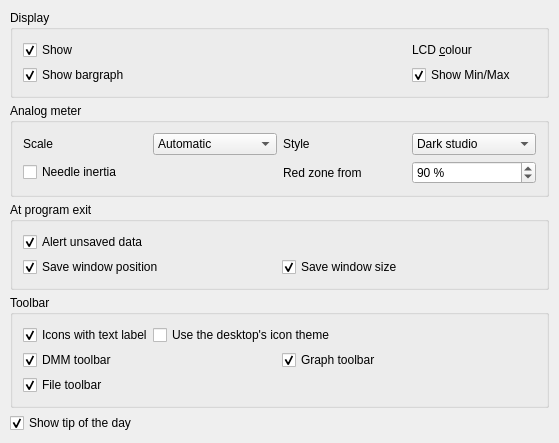
<?xml version="1.0" encoding="UTF-8"?>
<ui version="4.0">
 <class>UIGuiPrefs</class>
 <widget class="PrefWidget" name="UIGuiPrefs">
  <property name="geometry">
   <rect>
    <x>0</x>
    <y>0</y>
    <width>559</width>
    <height>401</height>
   </rect>
  </property>
  <property name="caption" stdset="0">
   <string/>
  </property>
  <layout class="QVBoxLayout">
   <property name="spacing">
    <number>5</number>
   </property>
   <property name="leftMargin">
    <number>10</number>
   </property>
   <property name="topMargin">
    <number>10</number>
   </property>
   <property name="rightMargin">
    <number>10</number>
   </property>
   <property name="bottomMargin">
    <number>10</number>
   </property>
   <item>
    <widget class="QGroupBox" name="GroupBox4">
     <property name="title">
      <string>Display</string>
     </property>
     <layout class="QGridLayout">
      <property name="leftMargin">
       <number>10</number>
      </property>
      <property name="topMargin">
       <number>10</number>
      </property>
      <property name="rightMargin">
       <number>10</number>
      </property>
      <property name="bottomMargin">
       <number>10</number>
      </property>
      <property name="spacing">
       <number>5</number>
      </property>
      <item row="1" column="0" colspan="2">
       <layout class="QHBoxLayout">
        <property name="spacing">
         <number>0</number>
        </property>
        <property name="leftMargin">
         <number>0</number>
        </property>
        <property name="topMargin">
         <number>0</number>
        </property>
        <property name="rightMargin">
         <number>0</number>
        </property>
        <property name="bottomMargin">
         <number>0</number>
        </property>
        <item>
         <widget class="QCheckBox" name="ui_showBar">
          <property name="text">
           <string>Show bargraph</string>
          </property>
          <property name="checked">
           <bool>true</bool>
          </property>
         </widget>
        </item>
        <item>
         <spacer name="Spacer34">
          <property name="orientation">
           <enum>Qt::Horizontal</enum>
          </property>
          <property name="sizeType">
           <enum>QSizePolicy::MinimumExpanding</enum>
          </property>
          <property name="sizeHint" stdset="0">
           <size>
            <width>20</width>
            <height>20</height>
           </size>
          </property>
         </spacer>
        </item>
       </layout>
      </item>
      <item row="1" column="2" colspan="2">
       <layout class="QHBoxLayout">
        <property name="spacing">
         <number>0</number>
        </property>
        <property name="leftMargin">
         <number>0</number>
        </property>
        <property name="topMargin">
         <number>0</number>
        </property>
        <property name="rightMargin">
         <number>0</number>
        </property>
        <property name="bottomMargin">
         <number>0</number>
        </property>
        <item>
         <widget class="QCheckBox" name="ui_showMinMax">
          <property name="text">
           <string>Show Min/Max</string>
          </property>
          <property name="checked">
           <bool>true</bool>
          </property>
         </widget>
        </item>
        <item>
         <spacer name="Spacer34_2">
          <property name="orientation">
           <enum>Qt::Horizontal</enum>
          </property>
          <property name="sizeType">
           <enum>QSizePolicy::MinimumExpanding</enum>
          </property>
          <property name="sizeHint" stdset="0">
           <size>
            <width>20</width>
            <height>20</height>
           </size>
          </property>
         </spacer>
        </item>
       </layout>
      </item>
      <item row="0" column="0">
       <widget class="QCheckBox" name="ui_showDisplay">
        <property name="sizePolicy">
         <sizepolicy hsizetype="MinimumExpanding" vsizetype="Fixed">
          <horstretch>0</horstretch>
          <verstretch>0</verstretch>
         </sizepolicy>
        </property>
        <property name="text">
         <string>Show</string>
        </property>
        <property name="checked">
         <bool>true</bool>
        </property>
       </widget>
      </item>
      <item row="0" column="1" colspan="2">
       <layout class="QHBoxLayout">
        <property name="spacing">
         <number>5</number>
        </property>
        <property name="leftMargin">
         <number>0</number>
        </property>
        <property name="topMargin">
         <number>0</number>
        </property>
        <property name="rightMargin">
         <number>0</number>
        </property>
        <property name="bottomMargin">
         <number>0</number>
        </property>
        <item>
         <widget class="ColorButton" name="ui_bgColorDisplay" native="true">
          <property name="minimumSize">
           <size>
            <width>50</width>
            <height>0</height>
           </size>
          </property>
          <property name="maximumSize">
           <size>
            <width>50</width>
            <height>32767</height>
           </size>
          </property>
          <property name="whatsThis">
           <string>Tint of the LCD face of the digital display. The default is a classic greenish LCD.</string>
          </property>
         </widget>
        </item>
        <item>
         <widget class="QLabel" name="TextLabel2_2_2">
          <property name="sizePolicy">
           <sizepolicy hsizetype="MinimumExpanding" vsizetype="Minimum">
            <horstretch>0</horstretch>
            <verstretch>0</verstretch>
           </sizepolicy>
          </property>
          <property name="text">
           <string>LCD &amp;colour</string>
          </property>
          <property name="alignment">
           <set>Qt::AlignLeading|Qt::AlignLeft|Qt::AlignVCenter</set>
          </property>
          <property name="wordWrap">
           <bool>false</bool>
          </property>
          <property name="buddy">
           <cstring>ui_bgColorDisplay</cstring>
          </property>
         </widget>
        </item>
       </layout>
      </item>
     </layout>
    </widget>
   </item>
   <item>
    <widget class="QGroupBox" name="GroupBoxMeter">
     <property name="title">
      <string>Analog meter</string>
     </property>
     <layout class="QGridLayout">
      <property name="leftMargin">
       <number>10</number>
      </property>
      <property name="topMargin">
       <number>10</number>
      </property>
      <property name="rightMargin">
       <number>10</number>
      </property>
      <property name="bottomMargin">
       <number>10</number>
      </property>
      <item row="0" column="0">
       <widget class="QLabel" name="labelMeterScale">
        <property name="text">
         <string>Scale</string>
        </property>
       </widget>
      </item>
      <item row="0" column="1">
       <widget class="QComboBox" name="ui_meterScale">
        <property name="whatsThis">
         <string>How the analog meter lays out its scale. &lt;b&gt;Automatic&lt;/b&gt; starts with zero at the left and switches to a centre-zero scale as soon as a clearly negative reading arrives (until the min/max memory is reset). &lt;b&gt;Zero left&lt;/b&gt; and &lt;b&gt;Centre zero&lt;/b&gt; fix one layout.</string>
        </property>
        <item>
         <property name="text">
          <string>Automatic</string>
         </property>
        </item>
        <item>
         <property name="text">
          <string>Zero left</string>
         </property>
        </item>
        <item>
         <property name="text">
          <string>Centre zero</string>
         </property>
        </item>
       </widget>
      </item>
      <item row="0" column="2">
       <widget class="QLabel" name="labelMeterStyle">
        <property name="text">
         <string>Style</string>
        </property>
       </widget>
      </item>
      <item row="0" column="3">
       <widget class="QComboBox" name="ui_meterStyle">
        <property name="whatsThis">
         <string>Colour scheme of the analog meter: a dark studio dial with a white scale, or a classic ivory dial with a black scale.</string>
        </property>
        <item>
         <property name="text">
          <string>Dark studio</string>
         </property>
        </item>
        <item>
         <property name="text">
          <string>Classic ivory</string>
         </property>
        </item>
       </widget>
      </item>
      <item row="1" column="0" colspan="2">
       <widget class="QCheckBox" name="ui_meterBallistics">
        <property name="whatsThis">
         <string>Move the needle with the inertia of a real moving-coil instrument instead of jumping to each new reading.</string>
        </property>
        <property name="text">
         <string>Needle inertia</string>
        </property>
       </widget>
      </item>
      <item row="1" column="2">
       <widget class="QLabel" name="labelMeterRed">
        <property name="text">
         <string>Red zone from</string>
        </property>
       </widget>
      </item>
      <item row="1" column="3">
       <widget class="QSpinBox" name="ui_meterRedZone">
        <property name="whatsThis">
         <string>Start of the red zone at the top end of the scale, as a percentage of full scale.</string>
        </property>
        <property name="suffix">
         <string> %</string>
        </property>
        <property name="minimum">
         <number>50</number>
        </property>
        <property name="maximum">
         <number>100</number>
        </property>
        <property name="value">
         <number>90</number>
        </property>
       </widget>
      </item>
     </layout>
    </widget>
   </item>
   <item>
    <widget class="QGroupBox" name="GroupBox4_2">
     <property name="title">
      <string>At program exit</string>
     </property>
     <layout class="QGridLayout">
      <property name="leftMargin">
       <number>10</number>
      </property>
      <property name="topMargin">
       <number>10</number>
      </property>
      <property name="rightMargin">
       <number>10</number>
      </property>
      <property name="bottomMargin">
       <number>10</number>
      </property>
      <property name="spacing">
       <number>5</number>
      </property>
      <item row="0" column="0" colspan="2">
       <layout class="QHBoxLayout">
        <property name="spacing">
         <number>0</number>
        </property>
        <property name="leftMargin">
         <number>0</number>
        </property>
        <property name="topMargin">
         <number>0</number>
        </property>
        <property name="rightMargin">
         <number>0</number>
        </property>
        <property name="bottomMargin">
         <number>0</number>
        </property>
        <item>
         <widget class="QCheckBox" name="ui_alertUnsavedData">
          <property name="whatsThis">
           <string>When this option is checked QtDMM will alert you if you are going to overwrite or loose unsaved data (import, quit).</string>
          </property>
          <property name="text">
           <string>Alert unsaved data</string>
          </property>
          <property name="checked">
           <bool>true</bool>
          </property>
         </widget>
        </item>
        <item>
         <spacer name="Spacer1_10">
          <property name="orientation">
           <enum>Qt::Horizontal</enum>
          </property>
          <property name="sizeType">
           <enum>QSizePolicy::MinimumExpanding</enum>
          </property>
          <property name="sizeHint" stdset="0">
           <size>
            <width>20</width>
            <height>20</height>
           </size>
          </property>
         </spacer>
        </item>
       </layout>
      </item>
      <item row="1" column="0">
       <layout class="QHBoxLayout">
        <property name="spacing">
         <number>0</number>
        </property>
        <property name="leftMargin">
         <number>0</number>
        </property>
        <property name="topMargin">
         <number>0</number>
        </property>
        <property name="rightMargin">
         <number>0</number>
        </property>
        <property name="bottomMargin">
         <number>0</number>
        </property>
        <item>
         <widget class="QCheckBox" name="ui_saveWindowPos">
          <property name="whatsThis">
           <string>When this option is checked the window position and size saved and restored in the next session.</string>
          </property>
          <property name="text">
           <string>Save window position</string>
          </property>
          <property name="checked">
           <bool>true</bool>
          </property>
         </widget>
        </item>
        <item>
         <spacer name="Spacer2_3">
          <property name="orientation">
           <enum>Qt::Horizontal</enum>
          </property>
          <property name="sizeType">
           <enum>QSizePolicy::MinimumExpanding</enum>
          </property>
          <property name="sizeHint" stdset="0">
           <size>
            <width>20</width>
            <height>20</height>
           </size>
          </property>
         </spacer>
        </item>
       </layout>
      </item>
      <item row="1" column="1">
       <layout class="QHBoxLayout">
        <property name="spacing">
         <number>0</number>
        </property>
        <property name="leftMargin">
         <number>0</number>
        </property>
        <property name="topMargin">
         <number>0</number>
        </property>
        <property name="rightMargin">
         <number>0</number>
        </property>
        <property name="bottomMargin">
         <number>0</number>
        </property>
        <item>
         <widget class="QCheckBox" name="ui_saveWindowSize">
          <property name="whatsThis">
           <string>When this option is checked the window position and size saved and restored in the next session.</string>
          </property>
          <property name="text">
           <string>Save window size</string>
          </property>
          <property name="checked">
           <bool>true</bool>
          </property>
         </widget>
        </item>
        <item>
         <spacer name="Spacer2_3_2">
          <property name="orientation">
           <enum>Qt::Horizontal</enum>
          </property>
          <property name="sizeType">
           <enum>QSizePolicy::MinimumExpanding</enum>
          </property>
          <property name="sizeHint" stdset="0">
           <size>
            <width>20</width>
            <height>20</height>
           </size>
          </property>
         </spacer>
        </item>
       </layout>
      </item>
     </layout>
    </widget>
   </item>
   <item>
    <widget class="QGroupBox" name="ButtonGroup12_2">
     <property name="title">
      <string>Toolbar</string>
     </property>
     <layout class="QGridLayout">
      <property name="leftMargin">
       <number>10</number>
      </property>
      <property name="topMargin">
       <number>10</number>
      </property>
      <property name="rightMargin">
       <number>10</number>
      </property>
      <property name="bottomMargin">
       <number>10</number>
      </property>
      <property name="spacing">
       <number>5</number>
      </property>
      <item row="0" column="0" colspan="2">
       <layout class="QHBoxLayout">
        <property name="spacing">
         <number>0</number>
        </property>
        <property name="leftMargin">
         <number>0</number>
        </property>
        <property name="topMargin">
         <number>0</number>
        </property>
        <property name="rightMargin">
         <number>0</number>
        </property>
        <property name="bottomMargin">
         <number>0</number>
        </property>
        <item>
         <widget class="QCheckBox" name="ui_textLabel">
          <property name="whatsThis">
           <string>Check this if you want text labels in the toolbar.</string>
          </property>
          <property name="text">
           <string>Icons with text label</string>
          </property>
          <property name="checked">
           <bool>true</bool>
          </property>
         </widget>
        </item>
        <item>
         <widget class="QCheckBox" name="ui_systemIcons">
          <property name="whatsThis">
           <string>Use the icon theme of your desktop for the symbols QtDMM shares with other programs. QtDMM's own symbols and anything the theme lacks come from the built-in Breeze set. Off: all symbols from the built-in set, light or dark to match the design.</string>
          </property>
          <property name="text">
           <string>Use the desktop's icon theme</string>
          </property>
         </widget>
        </item>
        <item>
         <spacer name="Spacer3_4_2">
          <property name="orientation">
           <enum>Qt::Horizontal</enum>
          </property>
          <property name="sizeType">
           <enum>QSizePolicy::Expanding</enum>
          </property>
          <property name="sizeHint" stdset="0">
           <size>
            <width>20</width>
            <height>20</height>
           </size>
          </property>
         </spacer>
        </item>
       </layout>
      </item>
      <item row="1" column="0">
       <layout class="QHBoxLayout">
        <property name="spacing">
         <number>0</number>
        </property>
        <property name="leftMargin">
         <number>0</number>
        </property>
        <property name="topMargin">
         <number>0</number>
        </property>
        <property name="rightMargin">
         <number>0</number>
        </property>
        <property name="bottomMargin">
         <number>0</number>
        </property>
        <item>
         <widget class="QCheckBox" name="ui_dmmToolBar">
          <property name="whatsThis">
           <string>Check this if you want text labels in the toolbar.</string>
          </property>
          <property name="text">
           <string>DMM toolbar</string>
          </property>
          <property name="checked">
           <bool>true</bool>
          </property>
         </widget>
        </item>
        <item>
         <spacer name="Spacer3_4_2_2">
          <property name="orientation">
           <enum>Qt::Horizontal</enum>
          </property>
          <property name="sizeType">
           <enum>QSizePolicy::Expanding</enum>
          </property>
          <property name="sizeHint" stdset="0">
           <size>
            <width>20</width>
            <height>20</height>
           </size>
          </property>
         </spacer>
        </item>
       </layout>
      </item>
      <item row="2" column="0">
       <layout class="QHBoxLayout">
        <property name="spacing">
         <number>0</number>
        </property>
        <property name="leftMargin">
         <number>0</number>
        </property>
        <property name="topMargin">
         <number>0</number>
        </property>
        <property name="rightMargin">
         <number>0</number>
        </property>
        <property name="bottomMargin">
         <number>0</number>
        </property>
        <item>
         <widget class="QCheckBox" name="ui_fileToolBar">
          <property name="whatsThis">
           <string>Check this if you want text labels in the toolbar.</string>
          </property>
          <property name="text">
           <string>File toolbar</string>
          </property>
          <property name="checked">
           <bool>true</bool>
          </property>
         </widget>
        </item>
        <item>
         <spacer name="Spacer3_4_2_3">
          <property name="orientation">
           <enum>Qt::Horizontal</enum>
          </property>
          <property name="sizeType">
           <enum>QSizePolicy::Expanding</enum>
          </property>
          <property name="sizeHint" stdset="0">
           <size>
            <width>20</width>
            <height>20</height>
           </size>
          </property>
         </spacer>
        </item>
       </layout>
      </item>
      <item row="2" column="1">
       <layout class="QHBoxLayout">
        <property name="spacing">
         <number>0</number>
        </property>
        <property name="leftMargin">
         <number>0</number>
        </property>
        <property name="topMargin">
         <number>0</number>
        </property>
        <property name="rightMargin">
         <number>0</number>
        </property>
        <property name="bottomMargin">
         <number>0</number>
        </property>
        <item>
         <spacer name="Spacer3_4_2_4">
          <property name="orientation">
           <enum>Qt::Horizontal</enum>
          </property>
          <property name="sizeType">
           <enum>QSizePolicy::Expanding</enum>
          </property>
          <property name="sizeHint" stdset="0">
           <size>
            <width>20</width>
            <height>20</height>
           </size>
          </property>
         </spacer>
        </item>
       </layout>
      </item>
      <item row="1" column="1">
       <layout class="QHBoxLayout">
        <property name="spacing">
         <number>0</number>
        </property>
        <property name="leftMargin">
         <number>0</number>
        </property>
        <property name="topMargin">
         <number>0</number>
        </property>
        <property name="rightMargin">
         <number>0</number>
        </property>
        <property name="bottomMargin">
         <number>0</number>
        </property>
        <item>
         <widget class="QCheckBox" name="ui_graphToolBar">
          <property name="whatsThis">
           <string>Check this if you want text labels in the toolbar.</string>
          </property>
          <property name="text">
           <string>Graph toolbar</string>
          </property>
          <property name="checked">
           <bool>true</bool>
          </property>
         </widget>
        </item>
        <item>
         <spacer name="Spacer3_4_2_4_2">
          <property name="orientation">
           <enum>Qt::Horizontal</enum>
          </property>
          <property name="sizeType">
           <enum>QSizePolicy::Expanding</enum>
          </property>
          <property name="sizeHint" stdset="0">
           <size>
            <width>20</width>
            <height>20</height>
           </size>
          </property>
         </spacer>
        </item>
       </layout>
      </item>
     </layout>
    </widget>
   </item>
   <item>
    <widget class="QCheckBox" name="ui_tipOfTheDay">
     <property name="text">
      <string>Show tip of the day</string>
     </property>
     <property name="checked">
      <bool>true</bool>
     </property>
    </widget>
   </item>
   <item>
    <spacer name="Spacer1_5">
     <property name="orientation">
      <enum>Qt::Vertical</enum>
     </property>
     <property name="sizeType">
      <enum>QSizePolicy::Expanding</enum>
     </property>
     <property name="sizeHint" stdset="0">
      <size>
       <width>20</width>
       <height>70</height>
      </size>
     </property>
    </spacer>
   </item>
  </layout>
 </widget>
 <layoutdefault spacing="6" margin="11"/>
 <customwidgets>
  <customwidget>
   <class>PrefWidget</class>
   <extends>QWidget</extends>
   <header>prefwidget.h</header>
   <container>1</container>
  </customwidget>
  <customwidget>
   <class>ColorButton</class>
   <extends>QWidget</extends>
   <header>colorbutton.h</header>
  </customwidget>
 </customwidgets>
 <tabstops>
  <tabstop>ui_showBar</tabstop>
  <tabstop>ui_showMinMax</tabstop>
  <tabstop>ui_alertUnsavedData</tabstop>
  <tabstop>ui_saveWindowPos</tabstop>
  <tabstop>ui_saveWindowSize</tabstop>
  <tabstop>ui_textLabel</tabstop>
  <tabstop>ui_systemIcons</tabstop>
  <tabstop>ui_dmmToolBar</tabstop>
  <tabstop>ui_graphToolBar</tabstop>
  <tabstop>ui_fileToolBar</tabstop>
  <tabstop>ui_tipOfTheDay</tabstop>
 </tabstops>
 <includes>
  <include location="global">prefwidget.h</include>
  <include location="global">colorbutton.h</include>
 </includes>
 <resources/>
 <connections/>
</ui>
